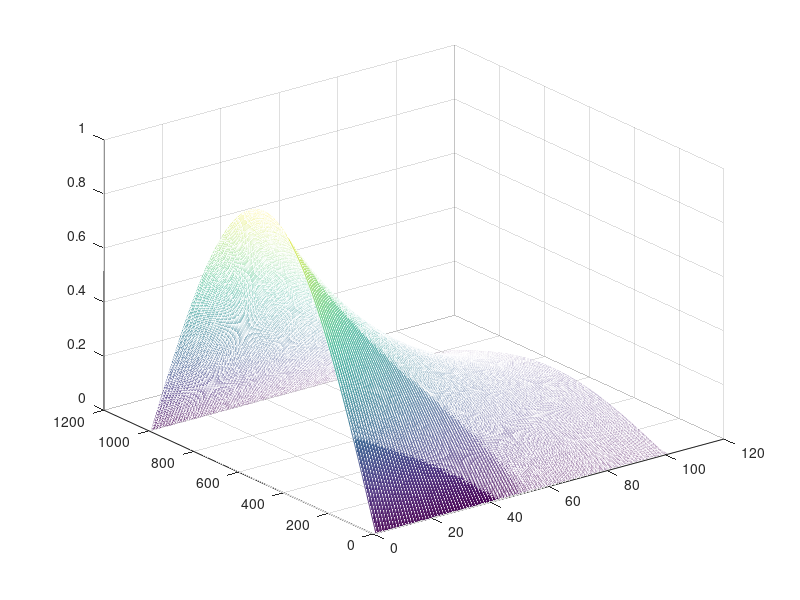

This chart was generated by the following MATLAB code:
clc;
clear;

% Parameters
c = 0.1;
L = 1;
theta = 1/2;

nx = 1000;
nt = 100;

Tmax = 5*0.42;

% Derived Parameters
h = L/nx;
dt = Tmax / nt;

D = -gallery('tridiag', nx-1) / h^2;
I = speye(nx-1);

% Initial condition
x = linspace(0, L, nx+1)';

% Initialize Temp matrix_type
T = zeros(nx+1, nt+1);
T(:,1) = sin(pi*x);

% Advance in time
for i = 2:nt
    T(2:nx, i) = (I - theta*c*dt*D)\(I+(1-theta)*c*dt*D)*T(2:nx,i-1);
end

mesh(T);



